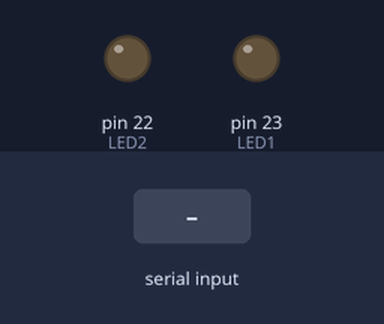
Bench run of a sketch on a simulated Arduino Mega 2560, built with avr-gcc and run on an emulated ATmega2560. On the bench: output pins drawn as LEDs (lit = HIGH). The test bench sets the inputs (shaded band).

Above: at 1.2 s.
1.3 s: "a" received over Serial
At 1.45 s:
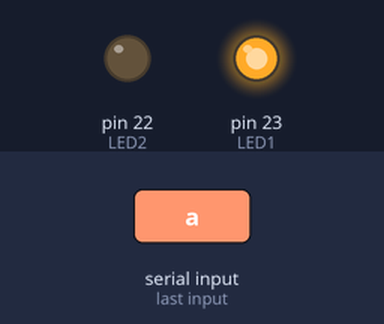
Timing chart, 0 to 4.3 s (numbered marks = the images above; inputs shaded):
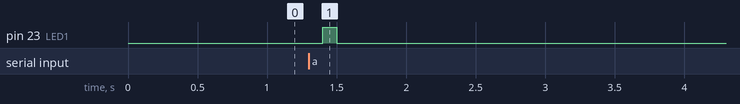

Measured:
- after the input at 1.3 s, pin 23 (LED1): LOW → HIGH after 0.10 s, → LOW 0.10 s later

The sketch:

Serial_Read.ino
```cpp
#define LED1  23
#define LED2  22

void setup() {
  Serial.begin(9600);
  pinMode(LED1, OUTPUT);
  pinMode(LED2, OUTPUT);

}

void loop() {
  char ch1 ;
  ch1 = Serial.read();
  if(ch1 == 'a'){
    digitalWrite(LED1, HIGH);
  }else{
    digitalWrite(LED1, LOW);
  }
  delay(100);
}
```
